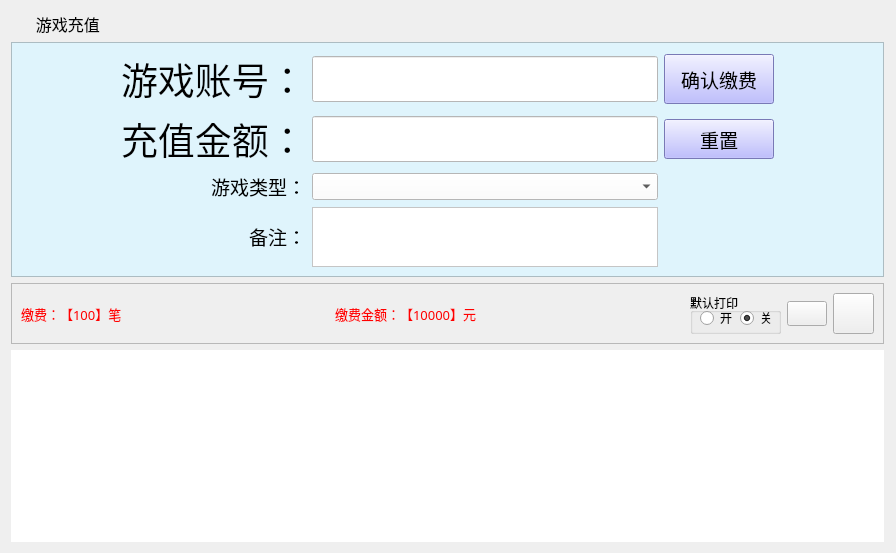
  <widget class="QWidget" name="tab">
   <attribute name="title">
    <string>游戏充值</string>
   </attribute>
   <layout class="QGridLayout" name="gridLayout_2">
    <item row="0" column="0">
     <widget class="QLabel" name="label">
      <property name="sizePolicy">
       <sizepolicy hsizetype="Preferred" vsizetype="Preferred">
        <horstretch>0</horstretch>
        <verstretch>0</verstretch>
       </sizepolicy>
      </property>
      <property name="font">
       <font>
        <family>微软雅黑</family>
        <pointsize>12</pointsize>
       </font>
      </property>
      <property name="styleSheet">
       <string notr="true">background-image: url(:/bg/images/mainframe/navigator.png);
background-repeat: no-repeat;</string>
      </property>
      <property name="text">
       <string>      游戏充值</string>
      </property>
     </widget>
    </item>
    <item row="0" column="1">
     <spacer name="horizontalSpacer">
      <property name="orientation">
       <enum>Qt::Horizontal</enum>
      </property>
      <property name="sizeType">
       <enum>QSizePolicy::Fixed</enum>
      </property>
      <property name="sizeHint" stdset="0">
       <size>
        <width>1</width>
        <height>25</height>
       </size>
      </property>
     </spacer>
    </item>
    <item row="1" column="0" rowspan="2">
     <widget class="QFrame" name="frame">
      <property name="styleSheet">
       <string notr="true">background-color: rgb(223, 244, 252);</string>
      </property>
      <property name="frameShape">
       <enum>QFrame::StyledPanel</enum>
      </property>
      <property name="frameShadow">
       <enum>QFrame::Raised</enum>
      </property>
      <layout class="QGridLayout" name="gridLayout">
       <item row="0" column="0">
        <spacer name="horizontalSpacer_3">
         <property name="orientation">
          <enum>Qt::Horizontal</enum>
         </property>
         <property name="sizeHint" stdset="0">
          <size>
           <width>54</width>
           <height>20</height>
          </size>
         </property>
        </spacer>
       </item>
       <item row="0" column="1" rowspan="2">
        <widget class="QLabel" name="label_2">
         <property name="font">
          <font>
           <family>黑体</family>
           <pointsize>28</pointsize>
          </font>
         </property>
         <property name="text">
          <string>游戏账号：</string>
         </property>
        </widget>
       </item>
       <item row="0" column="2" rowspan="2">
        <widget class="QLineEdit" name="txi_gameAccount">
         <property name="sizePolicy">
          <sizepolicy hsizetype="Fixed" vsizetype="Fixed">
           <horstretch>0</horstretch>
           <verstretch>0</verstretch>
          </sizepolicy>
         </property>
         <property name="minimumSize">
          <size>
           <width>0</width>
           <height>46</height>
          </size>
         </property>
         <property name="maximumSize">
          <size>
           <width>16777215</width>
           <height>46</height>
          </size>
         </property>
         <property name="font">
          <font>
           <family>黑体</family>
           <pointsize>28</pointsize>
          </font>
         </property>
         <property name="styleSheet">
          <string notr="true">background-color: rgb(255, 255, 255);</string>
         </property>
         <property name="text">
          <string/>
         </property>
         <property name="maxLength">
          <number>20</number>
         </property>
        </widget>
       </item>
       <item row="0" column="3" rowspan="2">
        <widget class="QPushButton" name="btn_submit">
         <property name="minimumSize">
          <size>
           <width>110</width>
           <height>40</height>
          </size>
         </property>
         <property name="maximumSize">
          <size>
           <width>110</width>
           <height>50</height>
          </size>
         </property>
         <property name="font">
          <font>
           <family>宋体</family>
           <pointsize>14</pointsize>
          </font>
         </property>
         <property name="styleSheet">
          <string notr="true">background-color: rgb(170, 170, 255);</string>
         </property>
         <property name="text">
          <string>确认缴费</string>
         </property>
        </widget>
       </item>
       <item row="1" column="4">
        <spacer name="horizontalSpacer_8">
         <property name="orientation">
          <enum>Qt::Horizontal</enum>
         </property>
         <property name="sizeHint" stdset="0">
          <size>
           <width>54</width>
           <height>20</height>
          </size>
         </property>
        </spacer>
       </item>
       <item row="2" column="0">
        <spacer name="horizontalSpacer_4">
         <property name="orientation">
          <enum>Qt::Horizontal</enum>
         </property>
         <property name="sizeHint" stdset="0">
          <size>
           <width>54</width>
           <height>20</height>
          </size>
         </property>
        </spacer>
       </item>
       <item row="2" column="1">
        <widget class="QLabel" name="label_3">
         <property name="font">
          <font>
           <family>黑体</family>
           <pointsize>28</pointsize>
          </font>
         </property>
         <property name="text">
          <string>充值金额：</string>
         </property>
        </widget>
       </item>
       <item row="2" column="2">
        <widget class="QLineEdit" name="txi_money">
         <property name="sizePolicy">
          <sizepolicy hsizetype="Fixed" vsizetype="Fixed">
           <horstretch>0</horstretch>
           <verstretch>0</verstretch>
          </sizepolicy>
         </property>
         <property name="minimumSize">
          <size>
           <width>0</width>
           <height>46</height>
          </size>
         </property>
         <property name="maximumSize">
          <size>
           <width>16777215</width>
           <height>46</height>
          </size>
         </property>
         <property name="font">
          <font>
           <family>黑体</family>
           <pointsize>28</pointsize>
          </font>
         </property>
         <property name="styleSheet">
          <string notr="true">background-color: rgb(255, 255, 255);</string>
         </property>
         <property name="text">
          <string/>
         </property>
         <property name="maxLength">
          <number>10</number>
         </property>
        </widget>
       </item>
       <item row="2" column="3">
        <widget class="QPushButton" name="btn_reset">
         <property name="minimumSize">
          <size>
           <width>110</width>
           <height>40</height>
          </size>
         </property>
         <property name="maximumSize">
          <size>
           <width>110</width>
           <height>40</height>
          </size>
         </property>
         <property name="font">
          <font>
           <family>宋体</family>
           <pointsize>14</pointsize>
          </font>
         </property>
         <property name="styleSheet">
          <string notr="true">background-color: rgb(170, 170, 255);</string>
         </property>
         <property name="text">
          <string>重置</string>
         </property>
        </widget>
       </item>
       <item row="2" column="4">
        <spacer name="horizontalSpacer_9">
         <property name="orientation">
          <enum>Qt::Horizontal</enum>
         </property>
         <property name="sizeHint" stdset="0">
          <size>
           <width>54</width>
           <height>20</height>
          </size>
         </property>
        </spacer>
       </item>
       <item row="3" column="0">
        <spacer name="horizontalSpacer_5">
         <property name="orientation">
          <enum>Qt::Horizontal</enum>
         </property>
         <property name="sizeHint" stdset="0">
          <size>
           <width>54</width>
           <height>20</height>
          </size>
         </property>
        </spacer>
       </item>
       <item row="3" column="1">
        <widget class="QLabel" name="label_4">
         <property name="font">
          <font>
           <family>宋体</family>
           <pointsize>14</pointsize>
          </font>
         </property>
         <property name="text">
          <string>&lt;!DOCTYPE HTML PUBLIC &quot;-//W3C//DTD HTML 4.0//EN&quot; &quot;http://www.w3.org/TR/REC-html40/strict.dtd&quot;&gt;
&lt;html&gt;&lt;head&gt;&lt;meta name=&quot;qrichtext&quot; content=&quot;1&quot; /&gt;&lt;style type=&quot;text/css&quot;&gt;
p, li { white-space: pre-wrap; }
&lt;/style&gt;&lt;/head&gt;&lt;body style=&quot; font-family:'SimSun'; font-size:9pt; font-weight:400; font-style:normal;&quot;&gt;
&lt;p align=&quot;right&quot; style=&quot; margin-top:0px; margin-bottom:0px; margin-left:0px; margin-right:0px; -qt-block-indent:0; text-indent:0px;&quot;&gt;&lt;span style=&quot; font-family:'宋体'; font-size:14pt;&quot;&gt;游戏类型：&lt;/span&gt;&lt;/p&gt;&lt;/body&gt;&lt;/html&gt;</string>
         </property>
        </widget>
       </item>
       <item row="3" column="2">
        <widget class="QComboBox" name="cbx_gameType">
         <property name="minimumSize">
          <size>
           <width>0</width>
           <height>27</height>
          </size>
         </property>
         <property name="maximumSize">
          <size>
           <width>16777215</width>
           <height>27</height>
          </size>
         </property>
         <property name="styleSheet">
          <string notr="true">font: 12pt &quot;微软雅黑&quot;;
background-color: rgb(255, 255, 255);</string>
         </property>
        </widget>
       </item>
       <item row="3" column="4">
        <spacer name="horizontalSpacer_10">
         <property name="orientation">
          <enum>Qt::Horizontal</enum>
         </property>
         <property name="sizeHint" stdset="0">
          <size>
           <width>54</width>
           <height>20</height>
          </size>
         </property>
        </spacer>
       </item>
       <item row="4" column="0">
        <spacer name="horizontalSpacer_6">
         <property name="orientation">
          <enum>Qt::Horizontal</enum>
         </property>
         <property name="sizeHint" stdset="0">
          <size>
           <width>54</width>
           <height>20</height>
          </size>
         </property>
        </spacer>
       </item>
       <item row="4" column="1">
        <widget class="QLabel" name="label_6">
         <property name="font">
          <font>
           <family>宋体</family>
           <pointsize>14</pointsize>
          </font>
         </property>
         <property name="text">
          <string>&lt;!DOCTYPE HTML PUBLIC &quot;-//W3C//DTD HTML 4.0//EN&quot; &quot;http://www.w3.org/TR/REC-html40/strict.dtd&quot;&gt;
&lt;html&gt;&lt;head&gt;&lt;meta name=&quot;qrichtext&quot; content=&quot;1&quot; /&gt;&lt;style type=&quot;text/css&quot;&gt;
p, li { white-space: pre-wrap; }
&lt;/style&gt;&lt;/head&gt;&lt;body style=&quot; font-family:'SimSun'; font-size:9pt; font-weight:400; font-style:normal;&quot;&gt;
&lt;p align=&quot;right&quot; style=&quot; margin-top:0px; margin-bottom:0px; margin-left:0px; margin-right:0px; -qt-block-indent:0; text-indent:0px;&quot;&gt;&lt;span style=&quot; font-family:'宋体'; font-size:14pt;&quot;&gt;备注：&lt;/span&gt;&lt;/p&gt;&lt;/body&gt;&lt;/html&gt;</string>
         </property>
        </widget>
       </item>
       <item row="4" column="2">
        <widget class="QTextEdit" name="txi_content">
         <property name="minimumSize">
          <size>
           <width>0</width>
           <height>60</height>
          </size>
         </property>
         <property name="maximumSize">
          <size>
           <width>16777215</width>
           <height>60</height>
          </size>
         </property>
         <property name="styleSheet">
          <string notr="true">background-color: rgb(255, 255, 255);</string>
         </property>
         <property name="readOnly">
          <bool>false</bool>
         </property>
         <property name="html">
          <string>&lt;!DOCTYPE HTML PUBLIC &quot;-//W3C//DTD HTML 4.0//EN&quot; &quot;http://www.w3.org/TR/REC-html40/strict.dtd&quot;&gt;
&lt;html&gt;&lt;head&gt;&lt;meta name=&quot;qrichtext&quot; content=&quot;1&quot; /&gt;&lt;style type=&quot;text/css&quot;&gt;
p, li { white-space: pre-wrap; }
&lt;/style&gt;&lt;/head&gt;&lt;body style=&quot; font-family:'SimSun'; font-size:9pt; font-weight:400; font-style:normal;&quot;&gt;
&lt;p style=&quot;-qt-paragraph-type:empty; margin-top:0px; margin-bottom:0px; margin-left:0px; margin-right:0px; -qt-block-indent:0; text-indent:0px;&quot;&gt;&lt;/p&gt;&lt;/body&gt;&lt;/html&gt;</string>
         </property>
         <property name="acceptRichText">
          <bool>false</bool>
         </property>
        </widget>
       </item>
       <item row="4" column="4">
        <spacer name="horizontalSpacer_11">
         <property name="orientation">
          <enum>Qt::Horizontal</enum>
         </property>
         <property name="sizeHint" stdset="0">
          <size>
           <width>54</width>
           <height>20</height>
          </size>
         </property>
        </spacer>
       </item>
      </layout>
     </widget>
    </item>
    <item row="3" column="0">
     <widget class="QFrame" name="frame_2">
      <property name="frameShape">
       <enum>QFrame::StyledPanel</enum>
      </property>
      <property name="frameShadow">
       <enum>QFrame::Raised</enum>
      </property>
      <layout class="QGridLayout" name="gridLayout_3">
       <item row="0" column="0">
        <widget class="QLabel" name="txt_rpt_count">
         <property name="font">
          <font>
           <family>宋体</family>
           <pointsize>10</pointsize>
          </font>
         </property>
         <property name="styleSheet">
          <string notr="true">color: rgb(255, 0, 0);</string>
         </property>
         <property name="text">
          <string>缴费：【100】笔</string>
         </property>
        </widget>
       </item>
       <item row="0" column="1">
        <spacer name="horizontalSpacer_17">
         <property name="orientation">
          <enum>Qt::Horizontal</enum>
         </property>
         <property name="sizeHint" stdset="0">
          <size>
           <width>207</width>
           <height>20</height>
          </size>
         </property>
        </spacer>
       </item>
       <item row="0" column="2">
        <widget class="QLabel" name="txt_rpt_money">
         <property name="font">
          <font>
           <family>宋体</family>
           <pointsize>10</pointsize>
          </font>
         </property>
         <property name="styleSheet">
          <string notr="true">color: rgb(255, 0, 0);</string>
         </property>
         <property name="text">
          <string>缴费金额：【10000】元</string>
         </property>
        </widget>
       </item>
       <item row="0" column="3">
        <spacer name="horizontalSpacer_14">
         <property name="orientation">
          <enum>Qt::Horizontal</enum>
         </property>
         <property name="sizeHint" stdset="0">
          <size>
           <width>207</width>
           <height>20</height>
          </size>
         </property>
        </spacer>
       </item>
       <item row="0" column="4">
        <widget class="QGroupBox" name="groupBox">
         <property name="minimumSize">
          <size>
           <width>91</width>
           <height>41</height>
          </size>
         </property>
         <property name="title">
          <string>默认打印</string>
         </property>
         <widget class="QRadioButton" name="rdo_print_on">
          <property name="geometry">
           <rect>
            <x>10</x>
            <y>17</y>
            <width>41</width>
            <height>16</height>
           </rect>
          </property>
          <property name="text">
           <string>开</string>
          </property>
         </widget>
         <widget class="QRadioButton" name="rdo_print_off">
          <property name="geometry">
           <rect>
            <x>50</x>
            <y>17</y>
            <width>31</width>
            <height>16</height>
           </rect>
          </property>
          <property name="text">
           <string>关</string>
          </property>
          <property name="checked">
           <bool>true</bool>
          </property>
         </widget>
        </widget>
       </item>
       <item row="0" column="5">
        <widget class="QPushButton" name="btn_refresh">
         <property name="minimumSize">
          <size>
           <width>40</width>
           <height>25</height>
          </size>
         </property>
         <property name="maximumSize">
          <size>
           <width>40</width>
           <height>25</height>
          </size>
         </property>
         <property name="styleSheet">
          <string notr="true">background-image: url(:/btn/images/mainframe/btn_sx.png);</string>
         </property>
         <property name="text">
          <string/>
         </property>
        </widget>
       </item>
       <item row="0" column="6">
        <widget class="QPushButton" name="btn_print">
         <property name="sizePolicy">
          <sizepolicy hsizetype="Fixed" vsizetype="Fixed">
           <horstretch>0</horstretch>
           <verstretch>0</verstretch>
          </sizepolicy>
         </property>
         <property name="minimumSize">
          <size>
           <width>41</width>
           <height>41</height>
          </size>
         </property>
         <property name="maximumSize">
          <size>
           <width>41</width>
           <height>41</height>
          </size>
         </property>
         <property name="styleSheet">
          <string notr="true">background-image: url(:/btn/images/print.png);</string>
         </property>
         <property name="text">
          <string/>
         </property>
        </widget>
       </item>
      </layout>
     </widget>
    </item>
    <item row="5" column="0">
     <widget class="QTableWidget" name="tableWidget">
      <property name="styleSheet">
       <string notr="true">color: rgb(0, 0, 0);</string>
      </property>
      <property name="frameShape">
       <enum>QFrame::NoFrame</enum>
      </property>
      <property name="gridStyle">
       <enum>Qt::SolidLine</enum>
      </property>
     </widget>
    </item>
   </layout>
  </widget>
